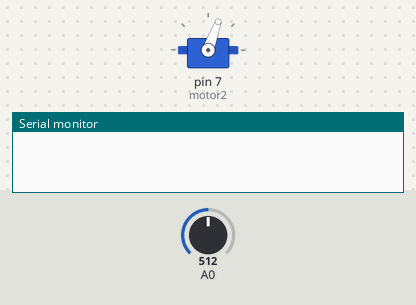
Bench run of a sketch on a simulated Arduino Uno, built with avr-gcc and run on an emulated ATmega328P. Shown: servo, the last lines printed to the serial monitor. The inputs (shaded band) are chosen by the test bench; at power-on: A0 = 512.

Above: at 2.6 s.
2.7 s: A0 set to 588
4.2 s: A0 set to 611
At 5.4 s:
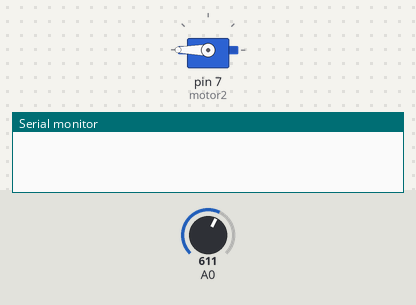
7.2 s: A0 set to 511
8.7 s: A0 set to 483
At 10.0 s:
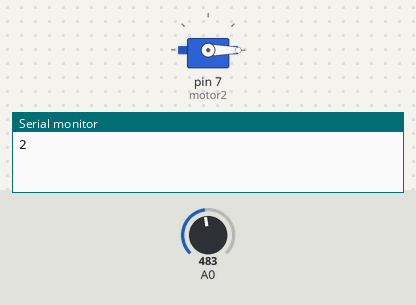
11.7 s: A0 set to 610
At 12.3 s:
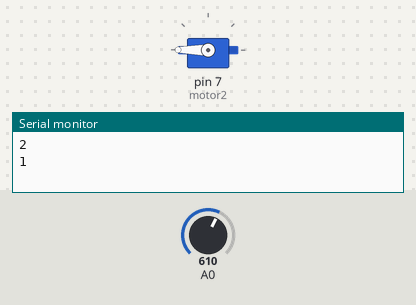
Timing chart, 0 to 15.7 s (numbered marks = the images above; inputs shaded):
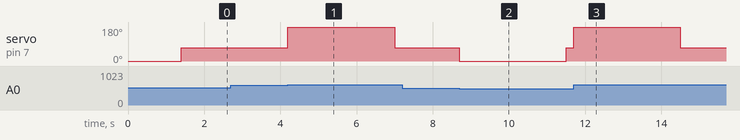

The sketch:

ServoMotorHackeado_Tranca.ino
```cpp
/*
  >>>>> Criando Robô Com Arduino <<<<<
  ##### Robôs, Projetos e Tutoriais! #####
  .:: Site principal: http://www.CriandoRoboComArduino.com/
  .:: Site secundário: http://www.TestCriandoRoboComArduino.com/
  ========== IMPORTANTE ==========
  O código está livre para usar, citar, alterar e compartilhar,
  desde que mantenha o site como referência.
  Obrigado.
  --------------------------------------------------------------------------------------------------
  Projeto: Como usar o servo motor hackeado no arduino
  ---------------------------------------------------------------------------------------------------
 */
  #include <Servo.h>// inclui biblioteca de manipulação de servos motores.
  Servo motor2;


  int potpin = 0;  // analog pin used to connect the potentiometer
  int val;    // variable to read the value from the analog pin
  int flagPot;


  String cmd = "";

  void setup(){ //configurações
    Serial.begin(9600);
    motor2.attach(7); //declarando em qual porta o motor estará ligado
    motor2.write(0); //aqui o motor irá "fechar 1 volta"
    delay(1400);
    motor2.write(70); //aqui o motor irá "parar"

  }
  void loop(){ //principal
  /////// RECEBE SERIAL //-----------------------------------------------------------------------------------------------------------

  if(Serial.available() > 0) // serial pc
  {
    while(Serial.available() > 0)
    {
      cmd += char(Serial.read());
      delay(10);
    }
    Serial.println(cmd);
  }


  if (cmd.length() >0) {

    if(cmd == "1"){ servo2(1);}
    if(cmd == "2"){ servo2(2);}
    if(cmd == "3"){ servo2(3);}

    cmd = "";
  }

  //-----------------------------------------------------------------------------------------------------------------------------

   if(analogRead(A0) <500){
    //servo2(1);
    if(flagPot != 1){
      servo2(1);
      Serial.println("1");
      flagPot = 1;
    }
 }else if(analogRead(A0) >600){
    if(flagPot != 2){
      servo2(2);
      Serial.println("2");
      flagPot = 2;
    }
   }

  //Serial.println(analogRead(A0));
 }


 void servo2(int estado)
{
  if(estado == 1){ //fecha
      motor2.write(0); //aqui o motor irá "fechar 2 voltas"
      delay(2800);
      motor2.write(70); //aqui o motor irá "parar"
  }
  if(estado == 2){
      motor2.write(180); //aqui o motor irá "abrir 2 voltas"
      delay(2800);
      motor2.write(70); //aqui o motor irá "parar"

  } // abre


  //if(estado == 3){servoMotorObj.write(180); }

}
```

Measured:
- the behaviour switches between 600 and 601 on A0 (found by bisection; images 0 and 1)
- the behaviour switches between 500 and 499 on A0 (found by bisection; images 1 and 2)
- after the input at 2.7 s, every drawn part: stays the same
- after the input at 4.2 s, servo on pin 7 (motor2): 70° → 180° at once, → 70° 2.8 s later
- after the input at 7.2 s, every drawn part: stays the same
- after the input at 8.7 s, servo on pin 7 (motor2): 70° → 0° at once, → 70° 2.8 s later
- after the input at 11.7 s, servo on pin 7 (motor2): 70° → 180° at once, → 70° 2.8 s later
